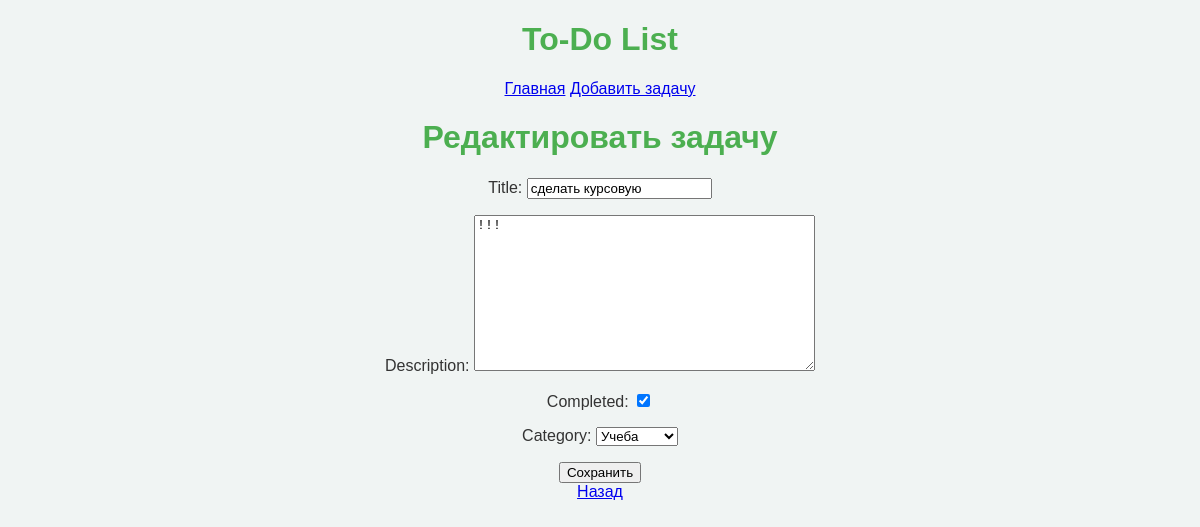
Page /edit/1/ on the committed database.
### tasks/models.py (models this page shows, shortened)
class Task(models.Model):
    title = models.CharField(max_length=200)
    description = models.TextField(blank=True, max_length=300)
    completed = models.BooleanField(default=False)
    created_at = models.DateTimeField(auto_now_add=True)
    category = models.ForeignKey(Category, on_delete=models.CASCADE, null=True, blank=True)

### tasks/views.py (the view)
# urls.py: path('edit/<int:task_id>/', views.task_update, name='task_update'),
def task_update(request, task_id):
    task = Task.objects.get(id=task_id)
    if request.method == 'POST':
        form = TaskForm(request.POST, instance=task)
        if form.is_valid():
            form.save()
            return redirect('task_list')
    else:
        form = TaskForm(instance=task)
    return render(request, 'tasks/task_form.html', {'form': form})

### tasks/forms.py
class TaskForm(forms.ModelForm):
    class Meta:
        model = Task
        fields = ['title', 'description', 'completed', 'category']

### tasks/models.py (called while the page is built)
    def __str__(self):
        return self.name

### tasks/templates/tasks/task_form.html (shortened to what this page needs)
{% extends "base.html" %}
{% block content %}
<h1>{% if form.instance.pk %}Редактировать{% else %}Создать{% endif %} задачу</h1>
<form method="post">
    {{ form.as_p }}
    <button type="submit">Сохранить</button>
</form>
<a href="{% url 'task_list' %}">Назад</a>
{% endblock %}

### tasks/static/css/style.css (style rules this page uses)
body { font-family: Arial, sans-serif; background-color: #f0f4f3; color: #333; text-align: center; }
h1 { color: #4CAF50; }

### rows in the picture
Task: title "сделать курсовую", description "!!!", completed "☑", category "Учеба"
